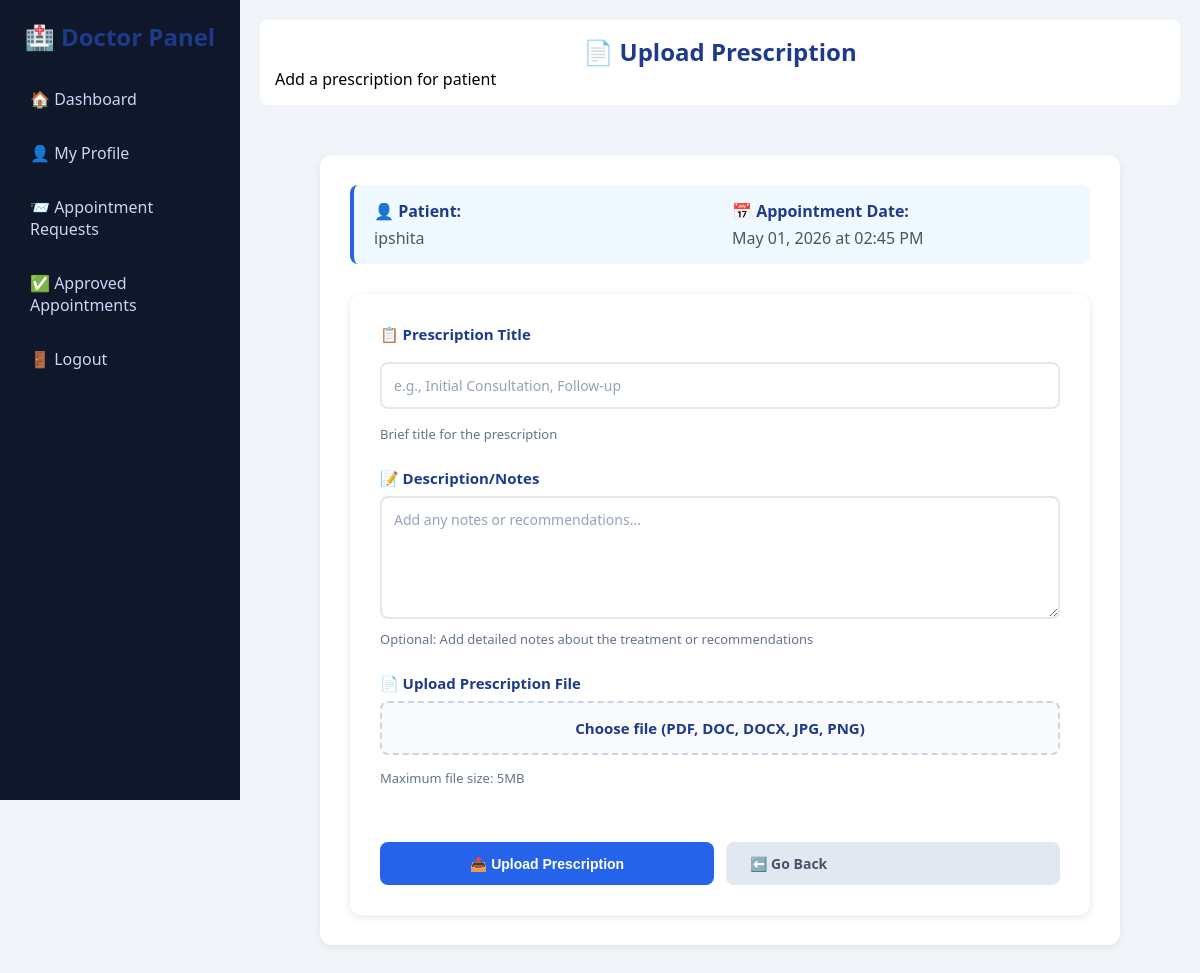
The page /prescription/upload/15/ (signed in) on the database its author committed.
### accounts/models.py (models this page shows, shortened)
class Appointment(models.Model):
    STATUS_CHOICES = (
        ('pending', 'Pending'),
        ('approved', 'Approved'),
        ('rejected', 'Rejected'),
        ('cancelled', 'Cancelled'),
    )
    CONSULTATION_CHOICES = (
        ('upcoming', 'Upcoming'),
        ('consulted', 'Consulted'),
        ('no-show', 'No Show'),
    )
    patient = models.ForeignKey(
        CustomUser,
        on_delete=models.CASCADE,
        related_name='patient_appointments',
        limit_choices_to={'role': 'patient'}
    )
    doctor = models.ForeignKey(
        CustomUser,
        on_delete=models.CASCADE,
        related_name='doctor_appointments',
        limit_choices_to={'role': 'doctor'}
    )
    date = models.DateField()
    time = models.TimeField()
    status = models.CharField(max_length=10, choices=STATUS_CHOICES, default='pending')
    consultation_status = models.CharField(max_length=20, choices=CONSULTATION_CHOICES, default='upcoming')
    created_at = models.DateTimeField(auto_now_add=True)

class CustomUser(AbstractUser):
    ROLE_CHOICES = (
        ('doctor', 'Doctor'),
        ('patient', 'Patient'),
        ('admin', 'Admin'),
    )
    role = models.CharField(max_length=10, choices=ROLE_CHOICES)
    phone = models.CharField(max_length=15)
    specialization = models.CharField(max_length=100, blank=True, null=True)
    age = models.IntegerField(blank=True, null=True)
    bio = models.TextField(blank=True)
    profile_image = models.ImageField(upload_to='profiles/', default='default.png')
    is_verified = models.BooleanField(default=False)

### accounts/views.py (the view, shortened to what this page needs)
# urls.py: path('prescription/upload/<int:appointment_id>/', views.upload_prescription, name='upload_prescription'),
@login_required
def upload_prescription(request, appointment_id):
    appointment = get_object_or_404(Appointment, id=appointment_id, doctor=request.user, status='approved')
    context = {
        'appointment': appointment,
    }
    return render(request, 'upload_prescription.html', context)

### templates/upload_prescription.html (shortened to what this page needs)
{% load static %}
<!DOCTYPE html>
<html lang="en">
<head>
    <link rel="stylesheet" href="{% static 'css/style.css' %}">
    <link rel="stylesheet" href="{% static 'css/dashboard_extra.css' %}">
    <link rel="stylesheet" href="{% static 'css/form.css' %}">
</head>
<body>
<div class="dashboard">
    <div class="sidebar">
        <h2>🏥 Doctor Panel</h2>
        <ul>
            <li><a href="{% url 'doctor_dashboard' %}">🏠 Dashboard</a></li>
            <li><a href="{% url 'profile' %}">👤 My Profile</a></li>
            <li><a href="{% url 'doctor_requests' %}">📨 Appointment Requests</a></li>
            <li><a href="{% url 'doctor_approved_appointments' %}">✅ Approved Appointments</a></li>
            <li><a href="{% url 'logout' %}">🚪 Logout</a></li>
        </ul>
    </div>
    <div class="main">
        <div class="topbar">
            <div class="topbar-content">
                <h2>📄 Upload Prescription</h2>
                <p>Add a prescription for patient</p>
            </div>
        </div>
        <div class="form-section">
            <div class="form-container">
                <div class="patient-summary">
                    <div class="summary-item">
                        <span class="label">👤 Patient:</span>
                        <span class="value">{{ appointment.patient.first_name|default:appointment.patient.username }}</span>
                    </div>
                    <div class="summary-item">
                        <span class="label">📅 Appointment Date:</span>
                        <span class="value">{{ appointment.date|date:"M d, Y" }} at {{ appointment.time|time:"h:i A" }}</span>
                    </div>
                </div>
                <form method="POST" enctype="multipart/form-data" class="prescription-form">
                    <div class="form-group">
                        <label for="title">📋 Prescription Title</label>
                        <input type="text" id="title" name="title" placeholder="e.g., Initial Consultation, Follow-up" required>
                        <small>Brief title for the prescription</small>
                    </div>
                    <div class="form-group">
                        <label for="description">📝 Description/Notes</label>
                        <textarea id="description" name="description" rows="5" placeholder="Add any notes or recommendations..."></textarea>
                        <small>Optional: Add detailed notes about the treatment or recommendations</small>
                    </div>
                    <div class="form-group">
                        <label for="prescription_file">📄 Upload Prescription File</label>
                        <div class="file-input-wrapper">
                            <label for="prescription_file" class="file-label">Choose file (PDF, DOC, DOCX, JPG, PNG)</label>
                        </div>
                        <small>Maximum file size: 5MB</small>
                    </div>
                    <div class="form-actions">
                        <button type="submit" class="btn-submit">📤 Upload Prescription</button>
                        <a href="{% url 'doctor_approved_appointments' %}" class="btn-cancel">⬅️ Go Back</a>
                    </div>
                </form>
            </div>
        </div>
    </div>
</div>
</body>
</html>

### static/css/style.css (style rules this page uses)
* { margin: 0; padding: 0; box-sizing: border-box; }
body { font-family: 'Segoe UI', sans-serif; background: #f8fafc; }
body { font-family: 'Segoe UI', Tahoma, Geneva, Verdana, sans-serif; background: linear-gradient(to right, #dbeafe, #f0fdf4); height: 100vh; }
input, select { width: 100%; padding: 12px; margin: 10px 0; border: 1px solid #cbd5e1; border-radius: 8px; outline: none; transition: 0.3s; }
button { width: 100%; padding: 12px; background: #2563eb; color: white; border: none; border-radius: 8px; font-size: 16px; cursor: pointer; transition: 0.3s; }
.dashboard { display: flex; font-family: 'Segoe UI', sans-serif; }
.sidebar { width: 230px; height: 100vh; background: #1e293b; color: white; padding: 20px; }
.sidebar h2 { text-align: center; margin-bottom: 30px; }
.sidebar ul { list-style: none; }
.sidebar ul li { margin: 15px 0; }
.sidebar ul li a { color: #cbd5f5; text-decoration: none; display: block; padding: 10px; border-radius: 6px; transition: 0.3s; }
.main { flex: 1; background: #f1f5f9; padding: 20px; }
.topbar { background: white; padding: 15px; border-radius: 8px; margin-bottom: 20px; }
.dashboard { display: flex; height: 100vh; }
.sidebar { width: 240px; background: #0f172a; color: white; padding: 20px; }
.sidebar h2 { text-align: center; margin-bottom: 25px; }
.sidebar ul li { margin: 12px 0; }
.sidebar ul li a { color: #cbd5f5; text-decoration: none; padding: 10px; display: block; border-radius: 6px; transition: 0.3s; }
.main { flex: 1; padding: 20px; background: #f1f5f9; }

### static/css/dashboard_extra.css (style rules this page uses)
body { font-family: 'Segoe UI', sans-serif; background: #f1f5f9; margin: 0; }
h2, h3 { text-align: center; color: #1e3a8a; }
form { display: flex; flex-direction: column; }
input, select { padding: 10px; margin: 10px 0; border: 1px solid #cbd5e1; border-radius: 6px; }
button { padding: 10px; background: #2563eb; color: white; border: none; border-radius: 6px; cursor: pointer; transition: 0.3s; }

### static/css/form.css (style rules this page uses)
.form-section { padding: 30px 0; }
.form-container { background: white; padding: 30px; border-radius: 12px; box-shadow: 0 2px 8px rgba(0, 0, 0, 0.08); max-width: 800px; margin: 0 auto; }
.form-group { margin-bottom: 25px; }
.form-group label { display: block; margin-bottom: 10px; color: #1e3a8a; font-weight: 600; font-size: 15px; }
.form-group input[type="text"], .form-group input[type="email"], .form-group input[type="password"], .form-group input[type="tel"], .form-group input[type="number"], .form-group textarea, .form-group select { width: 100%; padding: 12px 15px; border: 2px solid #e2e8f0; border-radius: 8px; font-size: 14px; font-family: inherit; transition: all 0.3s ease; background: white; color: #1e3a8a; }
.form-group input[type="text"]::placeholder, .form-group input[type="email"]::placeholder, .form-group textarea::placeholder { color: #94a3b8; }
.form-group textarea { resize: vertical; min-height: 120px; }
.form-group small { display: block; margin-top: 8px; color: #64748b; font-size: 13px; }
.file-input-wrapper { position: relative; display: inline-block; width: 100%; }
.file-label { display: block; padding: 30px; background: linear-gradient(135deg, #f8fafc 0%, #ecfdf5 100%); border: 2px dashed #cbd5e1; border-radius: 8px; text-align: center; cursor: pointer; transition: all 0.3s ease; color: #64748b; font-weight: 500; }
.form-actions { display: flex; gap: 12px; margin-top: 30px; flex-wrap: wrap; }
.btn-submit, .btn-cancel { padding: 12px 24px; border: none; border-radius: 8px; cursor: pointer; font-size: 15px; font-weight: 600; transition: all 0.3s ease; text-decoration: none; display: inline-flex; align-items: center; justify-content: center; gap: 8px; }
.btn-submit { background: linear-gradient(135deg, #2563eb 0%, #1d4ed8 100%); color: white; flex: 1; min-width: 150px; }
.btn-cancel { background: #e2e8f0; color: #475569; flex: 1; min-width: 150px; }

### rows shown on the page
Appointment: patient.first_name "ipshita", date "May 01, 2026", time "02:45 PM"
